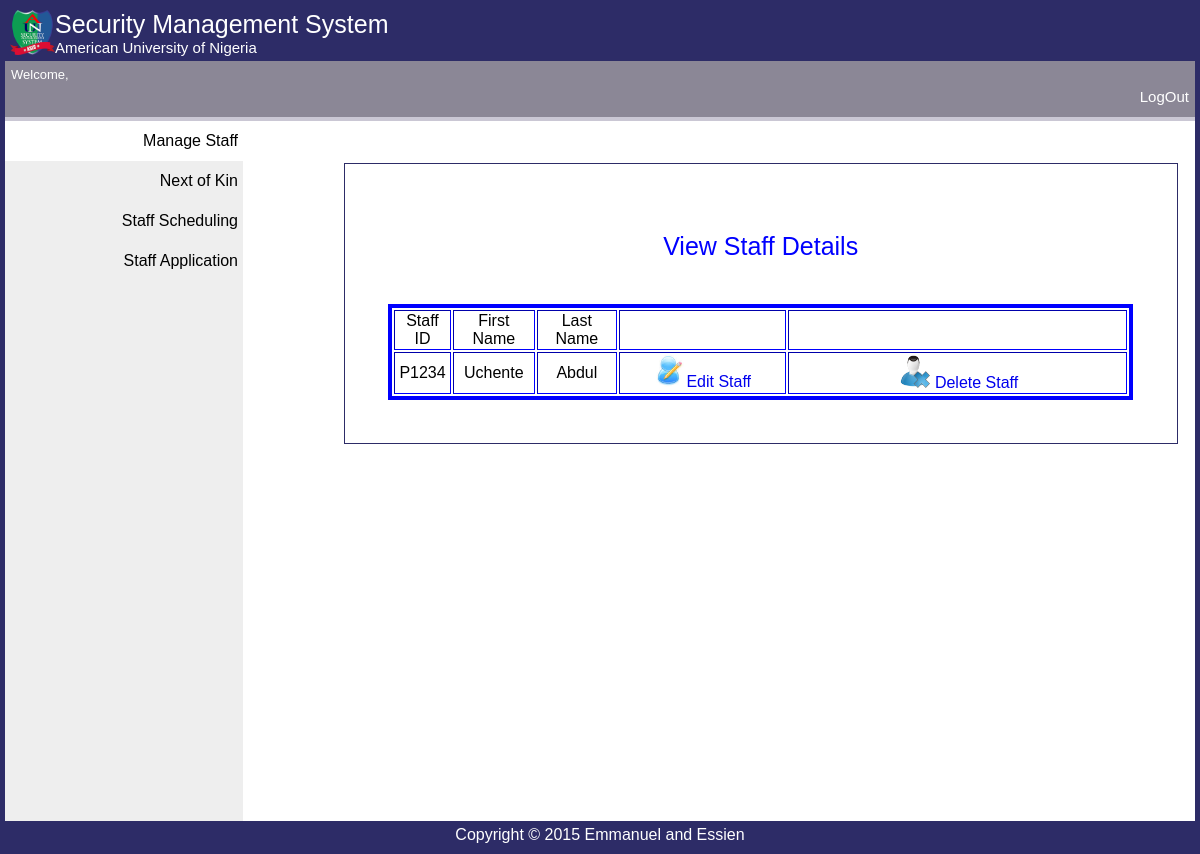
/old/HRPersonnel/view_staff.php, run on the app's committed database.
### tables this page shows
CREATE TABLE IF NOT EXISTS `security_staff` (
  `Security_Staff_ID` varchar(20) NOT NULL,
  `First_Name` varchar(20) NOT NULL,
  `Middle_Name` varchar(20) NOT NULL,
  `Last_Name` varchar(20) NOT NULL,
  `Gender` varchar(8) NOT NULL,
  `Date_of_Birth` date NOT NULL,
  `Marital_Status` varchar(15) NOT NULL,
  `Religion` varchar(15) NOT NULL,
  `Phone_Number` varchar(15) NOT NULL,
  `Email_Address` varchar(45) NOT NULL,
  `Street` varchar(30) NOT NULL,
  `City` varchar(20) NOT NULL,
  `LGA` varchar(20) NOT NULL,
  `State` varchar(20) NOT NULL,
  `Nationality` varchar(15) NOT NULL,
  `Postal_Address` varchar(45) NOT NULL,
  `Date_of_Employment` date NOT NULL,
  `Rank` varchar(20) NOT NULL,
  `Department` varchar(30) NOT NULL,
  `Security_Staffcol` varchar(45) DEFAULT NULL,
  PRIMARY KEY (`Security_Staff_ID`),
  UNIQUE KEY `Staff ID_UNIQUE` (`Security_Staff_ID`)
);

### old/HRPersonnel/view_staff.php (the view, shortened to what this page needs)
<!DOCTYPE html>
<html>
<head><title>Human Resource | ASEC</title>
	<link rel="stylesheet" type="text/css" href="../css/style.custom.css">
</head>
<body>
<div class="header">
<div class="banner">
	<img class="logo" src="../images/bg.png" />
	<p class="textbig">Security Management System</p>
	<p class="textmid">American University of Nigeria<p>
</div>
</div>
<div class="admin">
<p>Welcome,<?php echo "$_SESSION[firstname] $_SESSION[lastname]";?></p>
<a style="text-decoration:none;text-align:right;color:#fff;font-size:15px;"href="../logout.php"><p class="logout">LogOut</p></a></p>
</div>
<div class="nav">
<ul>
  <li class="select"><a href="./home.php">Manage Staff</a></li>
  <li><a href="next_kin.php">Next of Kin</a></li>
  <li><a href="schedule.php">Staff Scheduling</a></li>
  <li><a href="application.php">Staff Application</a></li>
 </ul>
</div>
<div class="content">
	<div id="formTable">
<p class="centerText textbig" style='color: blue'>View Staff Details</p><br/>
	<table class='centerText' border='1' style='border:4px solid blue; margin-left:auto; margin-right:auto;'>
		<tr>
			<td>Staff ID</td>
			<td>First Name</td>
			<td>Last Name</td>
			<td></td>
			<td></td>
		</tr>
		<?php
    include_once '../includes/db_connect.php';
    $sql = 'SELECT * FROM Security_Staff';
	$result = $mysqli->query($sql);
	if ($result->num_rows > 0) {
		while($row = $result->fetch_assoc()) {
			echo "<tr><td>".$row['Security_Staff_ID']."</td><td>".$row['First_Name']."</td><td>".$row['Last_Name']."</td><td class='icon'><a style='text-decoration:none' href='./edit_staff.php?user_id=".$row['Security_Staff_ID']."'><img class='iconImage3' src='../images/user-edit.jpg'/>Edit Staff</a></td>
			<td class='icon'><a style='text-decoration:none' href='./delete_staff.php?user_id=".$row['Security_Staff_ID']."'><img class='iconImage4' src='../images/user-delete.png'/> Delete Staff</a></td>
			</tr>";
		}
	}
?>
	</table>
</div>
</div>
<footer>
<div id="footer">
Copyright &copy; 2015 Emmanuel and Essien
</div>
</footer>
<html>
</body>

### old/css/style.custom.css (style rules this page uses)
.header { background-color:#2D2C67; color:white; padding:5px; }
.nav { line-height:30px; background-color:#eeeeee; height:700px; width:20%; float:left; padding:0px; font-family: Tahoma, Geneva, sans-serif; }
#footer { background-color:#2D2C67; font-family: Tahoma, Geneva, sans-serif; color:white; clear:both; text-align:center; padding:5px; }
.textbig { font-size:25px; }
.textmid { font-size:15px; }
.banner { font-family: Copperplate Gothic Light, sans-serif; }
.banner p { margin:0; }
.logo { width:45px; height:45px; float:left; }
.admin { background-color: #8B8796; margin:0; padding:3px; border-bottom: 4px solid #CAC7D4; font-family: Tahoma, Geneva, sans-serif; font-size: 13px; color:#fff; }
.admin p { padding:3px; margin:0; }
body { margin:0; padding:0; border: 5px solid #2d2c67; }
.nav ul { list-style-type: none; margin:0; padding: 0; }
.nav a { display: block; text-decoration: none; text-align: right; border-left-radius: 5px; padding: 5px; color:#000; }
.nav li { margin: 0; padding: 0; }
.select { background-color: #FFF; color: #000; }
.content { font-family: Tahoma, Geneva, sans-serif; margin-left:27%; margin-top:3.5%; }
.iconImage3 { width:20%; height:25%; }
.iconImage4 { width:10%; height:10%; }
#formTable { margin:2%; padding:5%; border: 1px solid #2D2C67; }
.centerText { text-align: center; }
#formTable table { margin-left:20%; }

### data on the page
security_staff: Security_Staff_ID "P1234", First_Name "Uchente", Last_Name "Abdul"
